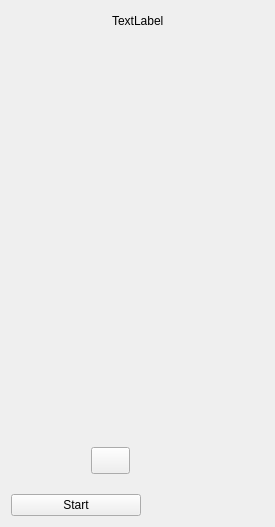
<?xml version="1.0" encoding="UTF-8"?>
<ui version="4.0">
 <class>Dashboard::CProgramPanelWidget</class>
 <widget class="QWidget" name="Dashboard::CProgramPanelWidget">
  <property name="geometry">
   <rect>
    <x>0</x>
    <y>0</y>
    <width>275</width>
    <height>527</height>
   </rect>
  </property>
  <property name="sizePolicy">
   <sizepolicy hsizetype="Minimum" vsizetype="Expanding">
    <horstretch>0</horstretch>
    <verstretch>0</verstretch>
   </sizepolicy>
  </property>
  <property name="minimumSize">
   <size>
    <width>275</width>
    <height>0</height>
   </size>
  </property>
  <property name="maximumSize">
   <size>
    <width>222</width>
    <height>16777215</height>
   </size>
  </property>
  <property name="windowTitle">
   <string>Form</string>
  </property>
  <layout class="QVBoxLayout" name="verticalLayout">
   <item>
    <layout class="QHBoxLayout" name="horizontalLayout_3">
     <item>
      <spacer name="horizontalSpacer_2">
       <property name="orientation">
        <enum>Qt::Horizontal</enum>
       </property>
       <property name="sizeHint" stdset="0">
        <size>
         <width>40</width>
         <height>20</height>
        </size>
       </property>
      </spacer>
     </item>
     <item>
      <widget class="QLabel" name="label">
       <property name="text">
        <string>TextLabel</string>
       </property>
      </widget>
     </item>
     <item>
      <spacer name="horizontalSpacer_3">
       <property name="orientation">
        <enum>Qt::Horizontal</enum>
       </property>
       <property name="sizeHint" stdset="0">
        <size>
         <width>40</width>
         <height>20</height>
        </size>
       </property>
      </spacer>
     </item>
    </layout>
   </item>
   <item>
    <layout class="QHBoxLayout" name="horizontalLayout">
     <item>
      <widget class="QStackedWidget" name="stackedWidget">
       <property name="sizePolicy">
        <sizepolicy hsizetype="Preferred" vsizetype="Preferred">
         <horstretch>0</horstretch>
         <verstretch>0</verstretch>
        </sizepolicy>
       </property>
       <property name="currentIndex">
        <number>0</number>
       </property>
       <widget class="CFavoriteProgramsPanelWidget" name="favoriteProgramsPanel">
        <widget class="Dashboard::CPausePushButton" name="pauseButton">
         <property name="enabled">
          <bool>true</bool>
         </property>
         <property name="geometry">
          <rect>
           <x>80</x>
           <y>410</y>
           <width>39</width>
           <height>27</height>
          </rect>
         </property>
         <property name="sizePolicy">
          <sizepolicy hsizetype="Fixed" vsizetype="Minimum">
           <horstretch>0</horstretch>
           <verstretch>0</verstretch>
          </sizepolicy>
         </property>
         <property name="minimumSize">
          <size>
           <width>14</width>
           <height>0</height>
          </size>
         </property>
         <property name="acceptDrops">
          <bool>false</bool>
         </property>
         <property name="text">
          <string/>
         </property>
        </widget>
       </widget>
       <widget class="CProgramRunningPanelWidget" name="programRunningPanel"/>
      </widget>
     </item>
    </layout>
   </item>
   <item>
    <layout class="QHBoxLayout" name="horizontalLayout_2" stretch="0,0">
     <property name="sizeConstraint">
      <enum>QLayout::SetMinimumSize</enum>
     </property>
     <item>
      <widget class="Dashboard::CStartPushButton" name="startButton">
       <property name="sizePolicy">
        <sizepolicy hsizetype="Fixed" vsizetype="Preferred">
         <horstretch>0</horstretch>
         <verstretch>0</verstretch>
        </sizepolicy>
       </property>
       <property name="minimumSize">
        <size>
         <width>130</width>
         <height>0</height>
        </size>
       </property>
       <property name="text">
        <string>Start</string>
       </property>
      </widget>
     </item>
     <item>
      <spacer name="horizontalSpacer">
       <property name="orientation">
        <enum>Qt::Horizontal</enum>
       </property>
       <property name="sizeHint" stdset="0">
        <size>
         <width>40</width>
         <height>20</height>
        </size>
       </property>
      </spacer>
     </item>
    </layout>
   </item>
  </layout>
 </widget>
 <customwidgets>
  <customwidget>
   <class>CProgramRunningPanelWidget</class>
   <extends>QWidget</extends>
   <header>Dashboard/Include/ProgramRunningPanelWidget.h</header>
   <container>1</container>
  </customwidget>
  <customwidget>
   <class>CFavoriteProgramsPanelWidget</class>
   <extends>QWidget</extends>
   <header>Dashboard/Include/FavoriteProgramsPanelWidget.h</header>
   <container>1</container>
  </customwidget>
  <customwidget>
   <class>Dashboard::CPausePushButton</class>
   <extends>QPushButton</extends>
   <header>Dashboard/Include/PausePushButton.h</header>
  </customwidget>
  <customwidget>
   <class>Dashboard::CStartPushButton</class>
   <extends>QPushButton</extends>
   <header>Dashboard/Include/StartPushButton.h</header>
  </customwidget>
 </customwidgets>
 <resources/>
 <connections/>
</ui>
